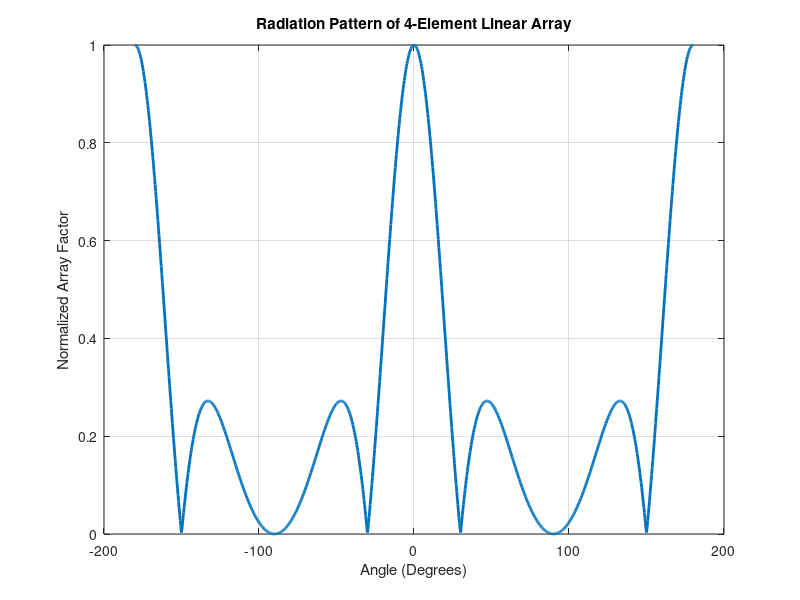

The MATLAB script that drew this image:
clc;
clear;
close all;

N = 4;      
d = 0.5;        
theta = linspace(-180,180,1000);

theta_rad = deg2rad(theta);

AF = zeros(size(theta_rad));

for n = 0:N-1

    AF = AF + exp(1j*2*pi*d*n*sin(theta_rad));

end

AF = abs(AF);

AF = AF/max(AF);

figure

plot(theta,AF,'LineWidth',2)

grid on

xlabel('Angle (Degrees)')

ylabel('Normalized Array Factor')

title('Radiation Pattern of 4-Element Linear Array')
